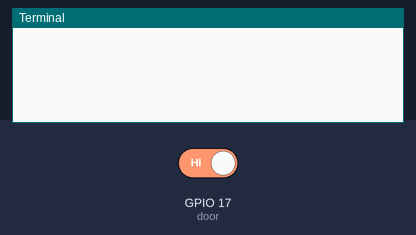
Recording of a program running on a simulated Raspberry Pi (BCM pin numbers). Parts: the last lines printed to the terminal. The inputs (shaded band) are chosen by the test bench; at power-on: GPIO 17 (door) HIGH. Web requests get an empty 200 reply after 0.4 s; the clock reads 2024-03-15 10:24:30 at power-on unless the program sets it.

Above: at 1.2 s.
1.3 s: GPIO 17 (door) driven LOW
At 2.7 s:
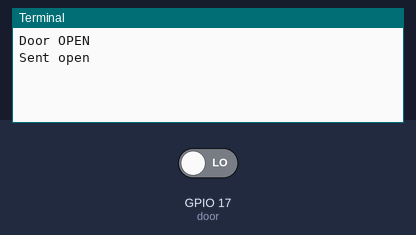
3.2 s: GPIO 17 (door) driven HIGH
At 4.1 s:
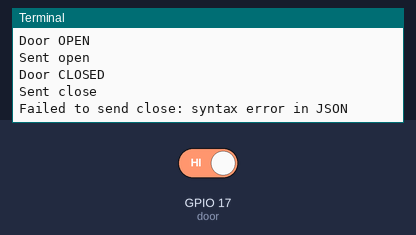

The program:

DoorContactAPI.py
```python
from gpiozero import Button
import time
import requests
import signal
import sys

URL = "http://10.3.1.120:8080/api/door-event"
HEADERS = {"Content-Type": "application/json"}

MODEM_URL = "http://127.0.0.1:5000/passCounts"

door = Button(
    17,
    pull_up=True,
    bounce_time=0.1
)

def send_event(event):
    payload = {
        "event": event,
        "timestamp": int(time.time() * 1000)
    }
    try:
        r = requests.post(URL, json=payload, headers=HEADERS, timeout=10)
        r.raise_for_status()
        print(f"Sent {event}")
        if r.headers.get("Content-Type", "").startswith("application/json"):
            print(r.json())

        if payload["event"] == "close":
            mr = requests.post(MODEM_URL, json=r.json(), headers=HEADERS, timeout=10)
    except Exception as e:
        print(f"Failed to send {event}: {e}")

def on_open():
    print("Door OPEN")
    send_event("open")

def on_close():
    print("Door CLOSED")
    send_event("close")

door.when_pressed = on_open
door.when_released = on_close

def shutdown(sig, frame):
    print("Exiting")
    sys.exit(0)

signal.signal(signal.SIGINT, shutdown)
signal.pause()
```

Measured:
- after the input at 1.3 s, the terminal: prints a new line at once (image 1)
- after the input at 3.2 s, the terminal: prints a new line at once (image 2)
